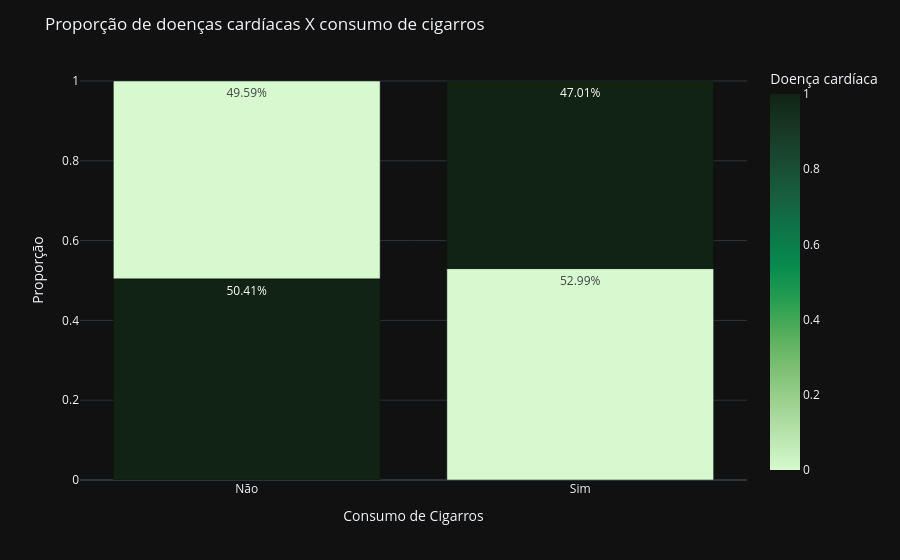

This figure's notebook cell:
### Markdown cell above
A análise mostra que o consumo de álcool não demonstra uma correlação com a presença de doenças cardíacas.

### Code cell
car_smo = base_tratada.groupby('smoke')['cardio_disease'].value_counts(normalize = True).rename('proporcao').reset_index()
fig = px.bar(car_smo,
                   y = 'proporcao',
                   x = 'smoke',
                   color = 'cardio_disease',
                    color_continuous_scale=px.colors.sequential.algae,
                   labels ={'cardio_disease':'Doença cardíaca'},
                   text_auto = '.2%')
fig.for_each_trace(
    lambda t: t.update(name = 'Sim' if t.name == '1' else 'Não')
)
fig.update_layout(
    yaxis_title = 'Proporção',
    xaxis = dict(
        title='Consumo de Cigarros',
        tickvals=[0, 1],
        ticktext=['Não', 'Sim']),
    title = 'Proporção de doenças cardíacas X consumo de cigarros'
)
fig.show()

### Figure 1 — Plotly figure (JSON) as saved in the notebook; plotly's stock layout.template omitted (floating-point values rounded to 4 significant figures)
{"data": [{"hovertemplate": "smoke=%{x}<br>proporcao=%{y}<br>Doença cardíaca=%{marker.color}<extra></extra>", "legendgroup": "", "marker": {"color": [1, 0, 0, 1], "coloraxis": "coloraxis", "pattern": {"shape": ""}}, "name": "Não", "orientation": "v", "showlegend": false, "textposition": "auto", "texttemplate": "%{y:.2%}", "x": [0, 0, 1, 1], "xaxis": "x", "y": [0.5041, 0.4959, 0.5299, 0.4701], "yaxis": "y", "type": "bar"}], "layout": {"xaxis": {"anchor": "y", "domain": [0.0, 1.0], "title": {"text": "Consumo de Cigarros"}, "tickvals": [0, 1], "ticktext": ["Não", "Sim"]}, "yaxis": {"anchor": "x", "domain": [0.0, 1.0], "title": {"text": "Proporção"}}, "coloraxis": {"colorbar": {"title": {"text": "Doença cardíaca"}}, "colorscale": [[0.0, "rgb(214, 249, 207)"], [0.09091, "rgb(186, 228, 174)"], [0.1818, "rgb(156, 209, 143)"], [0.2727, "rgb(124, 191, 115)"], [0.3636, "rgb(85, 174, 91)"], [0.4545, "rgb(37, 157, 81)"], [0.5455, "rgb(7, 138, 78)"], [0.6364, "rgb(13, 117, 71)"], [0.7273, "rgb(23, 95, 61)"], [0.8182, "rgb(25, 75, 49)"], [0.9091, "rgb(23, 55, 35)"], [1.0, "rgb(17, 36, 20)"]]}, "legend": {"tracegroupgap": 0}, "margin": {"t": 60}, "barmode": "relative", "title": {"text": "Proporção de doenças cardíacas X consumo de cigarros"}}}
